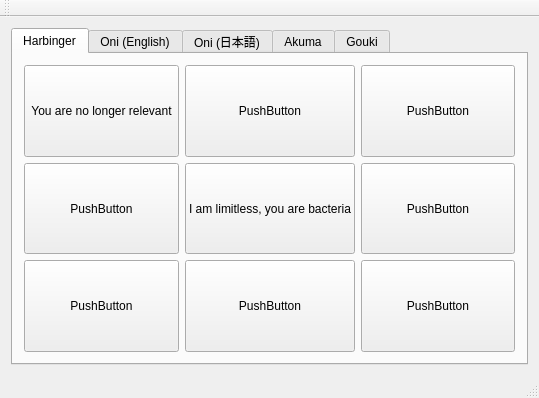
<?xml version="1.0" encoding="UTF-8"?>
<ui version="4.0">
 <class>TabbedSoundBoard</class>
 <widget class="QMainWindow" name="TabbedSoundBoard">
  <property name="geometry">
   <rect>
    <x>0</x>
    <y>0</y>
    <width>539</width>
    <height>398</height>
   </rect>
  </property>
  <property name="windowTitle">
   <string>TabbedSoundBoard</string>
  </property>
  <widget class="QWidget" name="centralWidget">
   <layout class="QGridLayout" name="gridLayout_2">
    <item row="0" column="0">
     <layout class="QVBoxLayout" name="verticalLayout">
      <item>
       <widget class="QTabWidget" name="tabWidget">
        <property name="currentIndex">
         <number>0</number>
        </property>
        <widget class="QWidget" name="harbingerTab">
         <attribute name="title">
          <string>Harbinger</string>
         </attribute>
         <layout class="QGridLayout" name="gridLayout_4">
          <item row="0" column="0">
           <layout class="QGridLayout" name="gridLayout_3">
            <item row="0" column="0">
             <widget class="QPushButton" name="pushButton">
              <property name="sizePolicy">
               <sizepolicy hsizetype="Expanding" vsizetype="Expanding">
                <horstretch>0</horstretch>
                <verstretch>0</verstretch>
               </sizepolicy>
              </property>
              <property name="text">
               <string>You are no longer relevant</string>
              </property>
             </widget>
            </item>
            <item row="1" column="0">
             <widget class="QPushButton" name="pushButton_3">
              <property name="sizePolicy">
               <sizepolicy hsizetype="Expanding" vsizetype="Expanding">
                <horstretch>0</horstretch>
                <verstretch>0</verstretch>
               </sizepolicy>
              </property>
              <property name="text">
               <string>PushButton</string>
              </property>
             </widget>
            </item>
            <item row="1" column="1">
             <widget class="QPushButton" name="pushButton_6">
              <property name="sizePolicy">
               <sizepolicy hsizetype="Expanding" vsizetype="Expanding">
                <horstretch>0</horstretch>
                <verstretch>0</verstretch>
               </sizepolicy>
              </property>
              <property name="text">
               <string>I am limitless, you are bacteria</string>
              </property>
             </widget>
            </item>
            <item row="2" column="1">
             <widget class="QPushButton" name="pushButton_5">
              <property name="sizePolicy">
               <sizepolicy hsizetype="Expanding" vsizetype="Expanding">
                <horstretch>0</horstretch>
                <verstretch>0</verstretch>
               </sizepolicy>
              </property>
              <property name="text">
               <string>PushButton</string>
              </property>
             </widget>
            </item>
            <item row="2" column="0">
             <widget class="QPushButton" name="pushButton_2">
              <property name="sizePolicy">
               <sizepolicy hsizetype="Expanding" vsizetype="Expanding">
                <horstretch>0</horstretch>
                <verstretch>0</verstretch>
               </sizepolicy>
              </property>
              <property name="text">
               <string>PushButton</string>
              </property>
             </widget>
            </item>
            <item row="0" column="1">
             <widget class="QPushButton" name="pushButton_4">
              <property name="sizePolicy">
               <sizepolicy hsizetype="Expanding" vsizetype="Expanding">
                <horstretch>0</horstretch>
                <verstretch>0</verstretch>
               </sizepolicy>
              </property>
              <property name="text">
               <string>PushButton</string>
              </property>
             </widget>
            </item>
            <item row="0" column="2">
             <widget class="QPushButton" name="pushButton_7">
              <property name="sizePolicy">
               <sizepolicy hsizetype="Expanding" vsizetype="Expanding">
                <horstretch>0</horstretch>
                <verstretch>0</verstretch>
               </sizepolicy>
              </property>
              <property name="text">
               <string>PushButton</string>
              </property>
             </widget>
            </item>
            <item row="1" column="2">
             <widget class="QPushButton" name="pushButton_8">
              <property name="sizePolicy">
               <sizepolicy hsizetype="Expanding" vsizetype="Expanding">
                <horstretch>0</horstretch>
                <verstretch>0</verstretch>
               </sizepolicy>
              </property>
              <property name="text">
               <string>PushButton</string>
              </property>
             </widget>
            </item>
            <item row="2" column="2">
             <widget class="QPushButton" name="pushButton_9">
              <property name="sizePolicy">
               <sizepolicy hsizetype="Expanding" vsizetype="Expanding">
                <horstretch>0</horstretch>
                <verstretch>0</verstretch>
               </sizepolicy>
              </property>
              <property name="text">
               <string>PushButton</string>
              </property>
             </widget>
            </item>
           </layout>
          </item>
         </layout>
        </widget>
        <widget class="QWidget" name="OniEngTab">
         <attribute name="title">
          <string>Oni (English)</string>
         </attribute>
         <layout class="QGridLayout" name="gridLayout_10">
          <item row="0" column="0">
           <layout class="QGridLayout" name="gridLayout_7">
            <item row="0" column="0">
             <widget class="QPushButton" name="pushButton_46">
              <property name="sizePolicy">
               <sizepolicy hsizetype="Expanding" vsizetype="Expanding">
                <horstretch>0</horstretch>
                <verstretch>0</verstretch>
               </sizepolicy>
              </property>
              <property name="text">
               <string>PushButton</string>
              </property>
             </widget>
            </item>
            <item row="1" column="0">
             <widget class="QPushButton" name="pushButton_47">
              <property name="sizePolicy">
               <sizepolicy hsizetype="Expanding" vsizetype="Expanding">
                <horstretch>0</horstretch>
                <verstretch>0</verstretch>
               </sizepolicy>
              </property>
              <property name="text">
               <string>PushButton</string>
              </property>
             </widget>
            </item>
            <item row="1" column="1">
             <widget class="QPushButton" name="pushButton_48">
              <property name="sizePolicy">
               <sizepolicy hsizetype="Expanding" vsizetype="Expanding">
                <horstretch>0</horstretch>
                <verstretch>0</verstretch>
               </sizepolicy>
              </property>
              <property name="text">
               <string>PushButton</string>
              </property>
             </widget>
            </item>
            <item row="2" column="1">
             <widget class="QPushButton" name="pushButton_49">
              <property name="sizePolicy">
               <sizepolicy hsizetype="Expanding" vsizetype="Expanding">
                <horstretch>0</horstretch>
                <verstretch>0</verstretch>
               </sizepolicy>
              </property>
              <property name="text">
               <string>PushButton</string>
              </property>
             </widget>
            </item>
            <item row="2" column="0">
             <widget class="QPushButton" name="pushButton_50">
              <property name="sizePolicy">
               <sizepolicy hsizetype="Expanding" vsizetype="Expanding">
                <horstretch>0</horstretch>
                <verstretch>0</verstretch>
               </sizepolicy>
              </property>
              <property name="text">
               <string>PushButton</string>
              </property>
             </widget>
            </item>
            <item row="0" column="1">
             <widget class="QPushButton" name="pushButton_51">
              <property name="sizePolicy">
               <sizepolicy hsizetype="Expanding" vsizetype="Expanding">
                <horstretch>0</horstretch>
                <verstretch>0</verstretch>
               </sizepolicy>
              </property>
              <property name="text">
               <string>PushButton</string>
              </property>
             </widget>
            </item>
            <item row="0" column="2">
             <widget class="QPushButton" name="pushButton_52">
              <property name="sizePolicy">
               <sizepolicy hsizetype="Expanding" vsizetype="Expanding">
                <horstretch>0</horstretch>
                <verstretch>0</verstretch>
               </sizepolicy>
              </property>
              <property name="text">
               <string>PushButton</string>
              </property>
             </widget>
            </item>
            <item row="1" column="2">
             <widget class="QPushButton" name="pushButton_53">
              <property name="sizePolicy">
               <sizepolicy hsizetype="Expanding" vsizetype="Expanding">
                <horstretch>0</horstretch>
                <verstretch>0</verstretch>
               </sizepolicy>
              </property>
              <property name="text">
               <string>PushButton</string>
              </property>
             </widget>
            </item>
            <item row="2" column="2">
             <widget class="QPushButton" name="pushButton_54">
              <property name="sizePolicy">
               <sizepolicy hsizetype="Expanding" vsizetype="Expanding">
                <horstretch>0</horstretch>
                <verstretch>0</verstretch>
               </sizepolicy>
              </property>
              <property name="text">
               <string>PushButton</string>
              </property>
             </widget>
            </item>
           </layout>
          </item>
         </layout>
        </widget>
        <widget class="QWidget" name="OniNipTab">
         <attribute name="title">
          <string>Oni (日本語)</string>
         </attribute>
         <layout class="QGridLayout" name="gridLayout_16">
          <item row="0" column="0">
           <layout class="QGridLayout" name="gridLayout_13">
            <item row="0" column="0">
             <widget class="QPushButton" name="pushButton_55">
              <property name="sizePolicy">
               <sizepolicy hsizetype="Expanding" vsizetype="Expanding">
                <horstretch>0</horstretch>
                <verstretch>0</verstretch>
               </sizepolicy>
              </property>
              <property name="text">
               <string>PushButton</string>
              </property>
             </widget>
            </item>
            <item row="1" column="0">
             <widget class="QPushButton" name="pushButton_56">
              <property name="sizePolicy">
               <sizepolicy hsizetype="Expanding" vsizetype="Expanding">
                <horstretch>0</horstretch>
                <verstretch>0</verstretch>
               </sizepolicy>
              </property>
              <property name="text">
               <string>PushButton</string>
              </property>
             </widget>
            </item>
            <item row="1" column="1">
             <widget class="QPushButton" name="pushButton_57">
              <property name="sizePolicy">
               <sizepolicy hsizetype="Expanding" vsizetype="Expanding">
                <horstretch>0</horstretch>
                <verstretch>0</verstretch>
               </sizepolicy>
              </property>
              <property name="text">
               <string>PushButton</string>
              </property>
             </widget>
            </item>
            <item row="2" column="1">
             <widget class="QPushButton" name="pushButton_58">
              <property name="sizePolicy">
               <sizepolicy hsizetype="Expanding" vsizetype="Expanding">
                <horstretch>0</horstretch>
                <verstretch>0</verstretch>
               </sizepolicy>
              </property>
              <property name="text">
               <string>PushButton</string>
              </property>
             </widget>
            </item>
            <item row="2" column="0">
             <widget class="QPushButton" name="pushButton_59">
              <property name="sizePolicy">
               <sizepolicy hsizetype="Expanding" vsizetype="Expanding">
                <horstretch>0</horstretch>
                <verstretch>0</verstretch>
               </sizepolicy>
              </property>
              <property name="text">
               <string>PushButton</string>
              </property>
             </widget>
            </item>
            <item row="0" column="1">
             <widget class="QPushButton" name="pushButton_60">
              <property name="sizePolicy">
               <sizepolicy hsizetype="Expanding" vsizetype="Expanding">
                <horstretch>0</horstretch>
                <verstretch>0</verstretch>
               </sizepolicy>
              </property>
              <property name="text">
               <string>PushButton</string>
              </property>
             </widget>
            </item>
            <item row="0" column="2">
             <widget class="QPushButton" name="pushButton_61">
              <property name="sizePolicy">
               <sizepolicy hsizetype="Expanding" vsizetype="Expanding">
                <horstretch>0</horstretch>
                <verstretch>0</verstretch>
               </sizepolicy>
              </property>
              <property name="text">
               <string>PushButton</string>
              </property>
             </widget>
            </item>
            <item row="1" column="2">
             <widget class="QPushButton" name="pushButton_62">
              <property name="sizePolicy">
               <sizepolicy hsizetype="Expanding" vsizetype="Expanding">
                <horstretch>0</horstretch>
                <verstretch>0</verstretch>
               </sizepolicy>
              </property>
              <property name="text">
               <string>PushButton</string>
              </property>
             </widget>
            </item>
            <item row="2" column="2">
             <widget class="QPushButton" name="pushButton_63">
              <property name="sizePolicy">
               <sizepolicy hsizetype="Expanding" vsizetype="Expanding">
                <horstretch>0</horstretch>
                <verstretch>0</verstretch>
               </sizepolicy>
              </property>
              <property name="text">
               <string>PushButton</string>
              </property>
             </widget>
            </item>
           </layout>
          </item>
         </layout>
        </widget>
        <widget class="QWidget" name="AkumaTab">
         <attribute name="title">
          <string>Akuma</string>
         </attribute>
         <layout class="QGridLayout" name="gridLayout_18">
          <item row="0" column="0">
           <layout class="QGridLayout" name="gridLayout_17">
            <item row="0" column="0">
             <widget class="QPushButton" name="pushButton_64">
              <property name="sizePolicy">
               <sizepolicy hsizetype="Expanding" vsizetype="Expanding">
                <horstretch>0</horstretch>
                <verstretch>0</verstretch>
               </sizepolicy>
              </property>
              <property name="text">
               <string>PushButton</string>
              </property>
             </widget>
            </item>
            <item row="1" column="0">
             <widget class="QPushButton" name="pushButton_65">
              <property name="sizePolicy">
               <sizepolicy hsizetype="Expanding" vsizetype="Expanding">
                <horstretch>0</horstretch>
                <verstretch>0</verstretch>
               </sizepolicy>
              </property>
              <property name="text">
               <string>PushButton</string>
              </property>
             </widget>
            </item>
            <item row="1" column="1">
             <widget class="QPushButton" name="pushButton_66">
              <property name="sizePolicy">
               <sizepolicy hsizetype="Expanding" vsizetype="Expanding">
                <horstretch>0</horstretch>
                <verstretch>0</verstretch>
               </sizepolicy>
              </property>
              <property name="text">
               <string>PushButton</string>
              </property>
             </widget>
            </item>
            <item row="2" column="1">
             <widget class="QPushButton" name="pushButton_67">
              <property name="sizePolicy">
               <sizepolicy hsizetype="Expanding" vsizetype="Expanding">
                <horstretch>0</horstretch>
                <verstretch>0</verstretch>
               </sizepolicy>
              </property>
              <property name="text">
               <string>PushButton</string>
              </property>
             </widget>
            </item>
            <item row="2" column="0">
             <widget class="QPushButton" name="pushButton_68">
              <property name="sizePolicy">
               <sizepolicy hsizetype="Expanding" vsizetype="Expanding">
                <horstretch>0</horstretch>
                <verstretch>0</verstretch>
               </sizepolicy>
              </property>
              <property name="text">
               <string>PushButton</string>
              </property>
             </widget>
            </item>
            <item row="0" column="1">
             <widget class="QPushButton" name="pushButton_69">
              <property name="sizePolicy">
               <sizepolicy hsizetype="Expanding" vsizetype="Expanding">
                <horstretch>0</horstretch>
                <verstretch>0</verstretch>
               </sizepolicy>
              </property>
              <property name="text">
               <string>PushButton</string>
              </property>
             </widget>
            </item>
            <item row="0" column="2">
             <widget class="QPushButton" name="pushButton_70">
              <property name="sizePolicy">
               <sizepolicy hsizetype="Expanding" vsizetype="Expanding">
                <horstretch>0</horstretch>
                <verstretch>0</verstretch>
               </sizepolicy>
              </property>
              <property name="text">
               <string>PushButton</string>
              </property>
             </widget>
            </item>
            <item row="1" column="2">
             <widget class="QPushButton" name="pushButton_71">
              <property name="sizePolicy">
               <sizepolicy hsizetype="Expanding" vsizetype="Expanding">
                <horstretch>0</horstretch>
                <verstretch>0</verstretch>
               </sizepolicy>
              </property>
              <property name="text">
               <string>PushButton</string>
              </property>
             </widget>
            </item>
            <item row="2" column="2">
             <widget class="QPushButton" name="pushButton_72">
              <property name="sizePolicy">
               <sizepolicy hsizetype="Expanding" vsizetype="Expanding">
                <horstretch>0</horstretch>
                <verstretch>0</verstretch>
               </sizepolicy>
              </property>
              <property name="text">
               <string>PushButton</string>
              </property>
             </widget>
            </item>
           </layout>
          </item>
         </layout>
        </widget>
        <widget class="QWidget" name="GoukiTab">
         <attribute name="title">
          <string>Gouki</string>
         </attribute>
         <layout class="QGridLayout" name="gridLayout_20">
          <item row="0" column="0">
           <layout class="QGridLayout" name="gridLayout_19">
            <item row="0" column="0">
             <widget class="QPushButton" name="pushButton_73">
              <property name="sizePolicy">
               <sizepolicy hsizetype="Expanding" vsizetype="Expanding">
                <horstretch>0</horstretch>
                <verstretch>0</verstretch>
               </sizepolicy>
              </property>
              <property name="text">
               <string>PushButton</string>
              </property>
             </widget>
            </item>
            <item row="1" column="0">
             <widget class="QPushButton" name="pushButton_74">
              <property name="sizePolicy">
               <sizepolicy hsizetype="Expanding" vsizetype="Expanding">
                <horstretch>0</horstretch>
                <verstretch>0</verstretch>
               </sizepolicy>
              </property>
              <property name="text">
               <string>PushButton</string>
              </property>
             </widget>
            </item>
            <item row="1" column="1">
             <widget class="QPushButton" name="pushButton_75">
              <property name="sizePolicy">
               <sizepolicy hsizetype="Expanding" vsizetype="Expanding">
                <horstretch>0</horstretch>
                <verstretch>0</verstretch>
               </sizepolicy>
              </property>
              <property name="text">
               <string>PushButton</string>
              </property>
             </widget>
            </item>
            <item row="2" column="1">
             <widget class="QPushButton" name="pushButton_76">
              <property name="sizePolicy">
               <sizepolicy hsizetype="Expanding" vsizetype="Expanding">
                <horstretch>0</horstretch>
                <verstretch>0</verstretch>
               </sizepolicy>
              </property>
              <property name="text">
               <string>PushButton</string>
              </property>
             </widget>
            </item>
            <item row="2" column="0">
             <widget class="QPushButton" name="pushButton_77">
              <property name="sizePolicy">
               <sizepolicy hsizetype="Expanding" vsizetype="Expanding">
                <horstretch>0</horstretch>
                <verstretch>0</verstretch>
               </sizepolicy>
              </property>
              <property name="text">
               <string>PushButton</string>
              </property>
             </widget>
            </item>
            <item row="0" column="1">
             <widget class="QPushButton" name="pushButton_78">
              <property name="sizePolicy">
               <sizepolicy hsizetype="Expanding" vsizetype="Expanding">
                <horstretch>0</horstretch>
                <verstretch>0</verstretch>
               </sizepolicy>
              </property>
              <property name="text">
               <string>PushButton</string>
              </property>
             </widget>
            </item>
            <item row="0" column="2">
             <widget class="QPushButton" name="pushButton_79">
              <property name="sizePolicy">
               <sizepolicy hsizetype="Expanding" vsizetype="Expanding">
                <horstretch>0</horstretch>
                <verstretch>0</verstretch>
               </sizepolicy>
              </property>
              <property name="text">
               <string>PushButton</string>
              </property>
             </widget>
            </item>
            <item row="1" column="2">
             <widget class="QPushButton" name="pushButton_80">
              <property name="sizePolicy">
               <sizepolicy hsizetype="Expanding" vsizetype="Expanding">
                <horstretch>0</horstretch>
                <verstretch>0</verstretch>
               </sizepolicy>
              </property>
              <property name="text">
               <string>PushButton</string>
              </property>
             </widget>
            </item>
            <item row="2" column="2">
             <widget class="QPushButton" name="pushButton_81">
              <property name="sizePolicy">
               <sizepolicy hsizetype="Expanding" vsizetype="Expanding">
                <horstretch>0</horstretch>
                <verstretch>0</verstretch>
               </sizepolicy>
              </property>
              <property name="text">
               <string>PushButton</string>
              </property>
             </widget>
            </item>
           </layout>
          </item>
         </layout>
        </widget>
       </widget>
      </item>
     </layout>
    </item>
   </layout>
  </widget>
  <widget class="QMenuBar" name="menuBar">
   <property name="geometry">
    <rect>
     <x>0</x>
     <y>0</y>
     <width>539</width>
     <height>21</height>
    </rect>
   </property>
  </widget>
  <widget class="QToolBar" name="mainToolBar">
   <attribute name="toolBarArea">
    <enum>TopToolBarArea</enum>
   </attribute>
   <attribute name="toolBarBreak">
    <bool>false</bool>
   </attribute>
  </widget>
  <widget class="QStatusBar" name="statusBar"/>
 </widget>
 <layoutdefault spacing="6" margin="11"/>
 <resources/>
 <connections/>
</ui>
